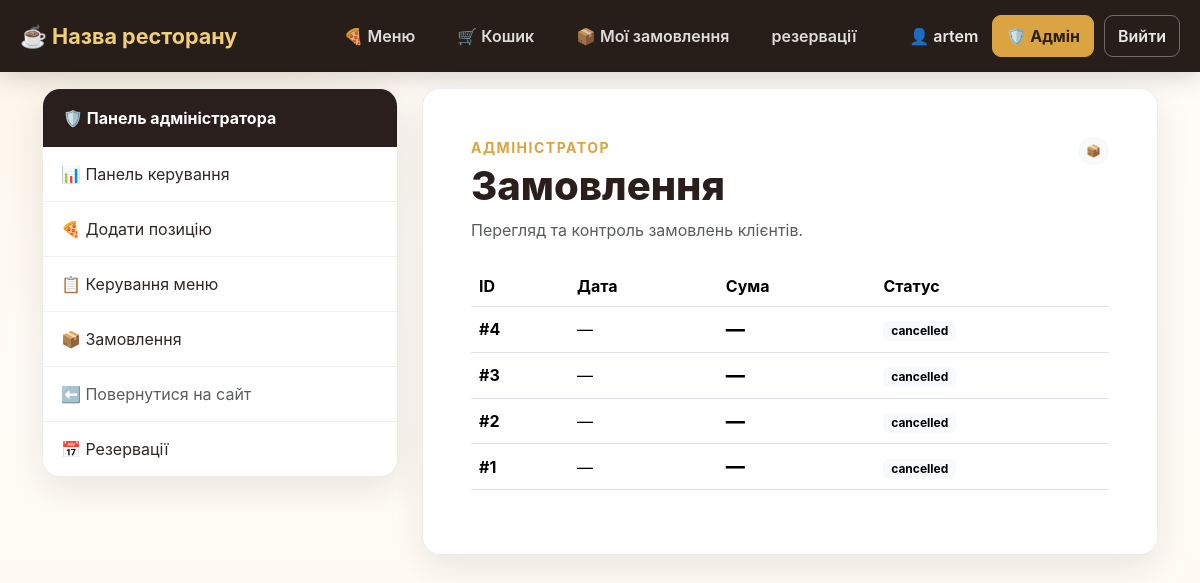
Page /admin/orders (signed in) on the earlier database version.
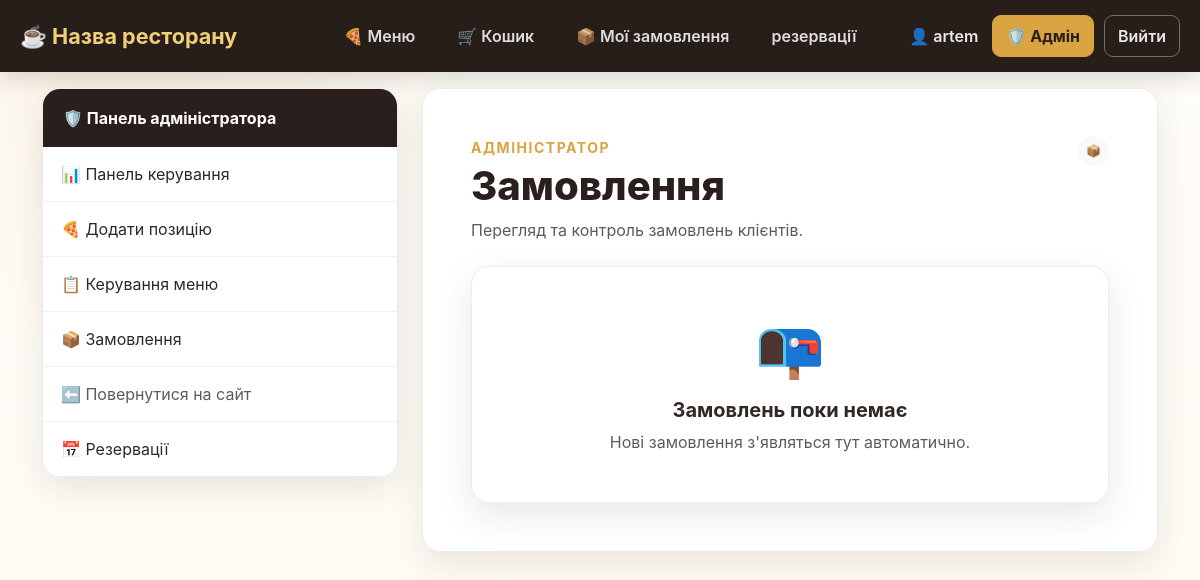
Same page on the later database version.
### online_restaurant_db.py (models this page shows, shortened)
class Base(DeclarativeBase):
    pass

class Users(Base, UserMixin):
    __tablename__ = "users"
    id: Mapped[int] = mapped_column(primary_key=True)
    nickname: Mapped[str] = mapped_column(String(100), unique=True)
    password: Mapped[str] = mapped_column(String(200))
    email: Mapped[str] = mapped_column(String(50), unique=True)
    role = Column(String(20), nullable=False, default="user")
    reservations = relationship("Reservation", foreign_keys="Reservation.user_id", back_populates="user")
    orders = relationship("Orders", foreign_keys="Orders.user_id", back_populates='user')

class Orders(Base):
    __tablename__ = "orders"
    id: Mapped[int] = mapped_column(primary_key=True)
    order_list: Mapped[dict] = mapped_column(JSON)
    order_time: Mapped[datetime] = mapped_column(DateTime)
    user_id: Mapped[int] = mapped_column(ForeignKey('users.id'))
    status: Mapped[str] = mapped_column(String(20), default='pending')
    user = relationship("Users", foreign_keys="Orders.user_id", back_populates="orders")

### online_restaurant.py (the view)
@app.route('/admin/orders')
@login_required
@admin_required
def admin_orders():
    if current_user.role != 'admin':
        return redirect(url_for('home'))
    with Session() as cursor:
        orders = cursor.query(Orders).order_by(Orders.order_time.desc()).all()
    return render_template(
        'admin_orders.html',
        orders=orders
    )

### online_restaurant.py (called while the page is built)
@app.before_request
def ensure_csrf_token():
    if "csrf_token" not in session:
        session["csrf_token"] = secrets.token_hex(16)

def admin_required(function):
    @wraps(function)
    @login_required
    def decorated_function(*args, **kwargs):
        if current_user.role != 'admin':
            return redirect(url_for('home'))
        return function(*args, **kwargs)
    return decorated_function

@login_manager.user_loader
def load_user(user_id):
    with Session() as session:
        user = session.query(Users).filter_by(id = user_id).first()
        if user:
            return user

@app.after_request
def apply_csp(response):
    nonce = secrets.token_urlsafe(16)  # Генеруємо випадковий nonce для дозволених скриптів
    csp = (
        f"default-src 'self'; "
        f"script-src 'self' 'nonce-{nonce}'; "
        f"style-src 'self'; "
        f"frame-ancestors 'none'; "
        f"base-uri 'self'; "
        f"form-action 'self'"
    )
    response.headers["Content-Security-Policy"] = csp
    response.set_cookie('nonce', nonce)
    return response

### templates/admin_orders.html (shortened to what this page needs)
<!DOCTYPE html>
<html lang="uk">
<head>
    <link rel="stylesheet" href="{{ url_for('static', filename='css/bootstrap.min.css') }}">
    <link rel="stylesheet" href="{{ url_for('static', filename='css/restaurant.css') }}">
</head>
<body>
{% include '_navigation.html' %}
<main class="container pb-5">
    <div class="row g-4">
        <aside class="col-lg-4">
            {% include '_admin_navigation.html' %}
        </aside>
        <section class="col-lg-8">
            <div class="form-card p-4 p-md-5">
                <div class="d-flex justify-content-between align-items-start gap-3 mb-4">
                    <div>
                        <div class="text-uppercase small fw-bold"
                             style="color:var(--gold);letter-spacing:1.5px">
                            Адміністратор
                        </div>
                        <h1 class="section-title mt-1 mb-2">Замовлення</h1>
                        <p class="text-muted mb-0">
                            Перегляд та контроль замовлень клієнтів.
                        </p>
                    </div>
                    <span class="badge rounded-pill text-bg-light p-2">📦</span>
                </div>
                {% if orders is defined and orders %}
                    <div class="table-responsive">
                        <table class="table align-middle">
                            <thead>
                                <tr>
                                    <th>ID</th>
                                    <th>Дата</th>
                                    <th>Сума</th>
                                    <th>Статус</th>
                                </tr>
                            </thead>
                            <tbody>
                                {% for order in orders %}
                                <tr>
                                    <td class="fw-bold">
                                        #{{ order.id }}
                                    </td>
                                    <td>
                                        {{ order.order_date if order.order_date is defined else '—' }}
                                    </td>
                                    <td class="price">
                                        {{ order.total_price if order.total_price is defined else '—' }}
                                    </td>
                                    <td>
                                        <span class="badge text-bg-light">
                                            {{ order.status if order.status is defined else 'Нове' }}
                                        </span>
                                    </td>
                                </tr>
                                {% endfor %}
                            </tbody>
                        </table>
                    </div>
                {% else %}
                    <div class="feature-card text-center py-5">
                        <div class="display-4 mb-3">📭</div>
                        <h2 class="h5 fw-bold">Замовлень поки немає</h2>
                        <p class="text-muted mb-0">
                            Нові замовлення з'являться тут автоматично.
                        </p>
                    </div>
                {% endif %}
            </div>
        </section>
    </div>
</main>
</body>
</html>

### templates/_navigation.html (shortened to what this page needs)
<nav class="restaurant-nav">
    <div class="nav-container">
        <a href="/" class="restaurant-brand">
            ☕ Назва ресторану
        </a>
        <div class="nav-links">
            {% if current_user.is_authenticated %}
                <a href="/menu" class="nav-link">
                    🍕 Меню
                </a>
                <a href="/cart" class="nav-link">
                    🛒 Кошик
                </a>
                <a href="/my_orders" class="nav-link">
                    📦 Мої замовлення
                </a>
                <a href="/reservation" class="nav-link">
                   резервації
                      </a>
            {% else %}
                <a href="/menu" class="nav-link">
                    🍕 Меню
            {% endif %}
        </div>
        <div class="nav-user">
            {% if current_user.is_authenticated %}
                <span class="username">
                    👤 {{ current_user.nickname }}
                </span>
                {% if current_user.role == 'admin' %}
                    <a href="/admin"
                       class="admin-button">
                        🛡️ Адмін
                    </a>
                {% endif %}
                <form action="/logout"
                      method="post"
                      class="logout-form">
                    <button type="submit"
                            class="logout-button">
                        Вийти
                    </button>
                </form>
            {% endif %}
        </div>
    </div>
</nav>

### templates/_admin_navigation.html
<div class="admin-card mb-4">
  <div class="card-header fw-bold">🛡️ Панель адміністратора</div>
  <div class="list-group list-group-flush">
    <a href="/admin" class="list-group-item list-group-item-action">📊 Панель керування</a>
    <a href="/add_position" class="list-group-item list-group-item-action">🍕 Додати позицію</a>
    <a href="/menu" class="list-group-item list-group-item-action">📋 Керування меню</a>
    <a href="/admin/orders" class="list-group-item list-group-item-action">📦 Замовлення</a>
    <a href="/" class="list-group-item list-group-item-action text-muted">⬅️ Повернутися на сайт</a>
    <a href="/admin/reservations" class="list-group-item list-group-item-action">📅 Резервації</a>
  </div>
</div>

### static/css/restaurant.css (style rules this page uses)
:root { --coffee-950: #211713; --coffee-900: #2b1f1d; --coffee-800: #3a2925; --coffee-700: #5a3d32; --cream: #fffaf3; --cream-2: #f6eee4; --gold: #d9a441; --gold-light: #f1cf7a; --text: #302824; --muted: #766b64; --shadow: 0 12px 35px rgba(43, 31, 29, .10); --radius: 18px; }
* { box-sizing: border-box; }
body { margin: 0; min-height: 100vh; color: var(--text); background: radial-gradient( circle at 10% 0%, rgba(217, 164, 65, .10), transparent 28% ), linear-gradient( 180deg, #fffdf9 0%, var(--cream) 100% ); font-family: Inter, system-ui, -apple-system, BlinkMacSystemFont, "Segoe UI", sans-serif; }
.restaurant-nav { width: 100%; background: rgba(33, 23, 19, 0.97); box-shadow: 0 5px 25px rgba(33, 23, 19, 0.18); margin-bottom: 16px; }
.nav-container { width: min(1400px, calc(100% - 40px)); min-height: 72px; margin: 0 auto; display: grid; grid-template-columns: 1fr auto 1fr; align-items: center; }
.restaurant-brand { justify-self: start; color: var(--gold-light); text-decoration: none; font-size: 1.35rem; font-weight: 700; white-space: nowrap; transition: color .2s ease; }
.nav-links { display: flex; align-items: center; justify-content: center; gap: 10px; }
.nav-links .nav-link { display: inline-flex; align-items: center; justify-content: center; padding: 10px 16px; color: rgba(255, 255, 255, .85); text-decoration: none; font-weight: 600; white-space: nowrap; border-radius: 10px; transition: color .2s ease, background .2s ease, transform .2s ease; }
.nav-user { justify-self: end; display: flex; align-items: center; gap: 10px; }
.username { color: rgba(255, 255, 255, .9); font-weight: 600; white-space: nowrap; padding: 8px 4px; }
.admin-button { display: inline-flex; align-items: center; justify-content: center; padding: 8px 13px; color: #2b1f1d; background: var(--gold); border: 1px solid var(--gold); border-radius: 9px; text-decoration: none; font-weight: 700; white-space: nowrap; transition: .2s ease; }
.logout-form { margin: 0; }
.logout-button { padding: 8px 13px; color: rgba(255, 255, 255, .9); background: transparent; border: 1px solid rgba(255, 255, 255, .35); border-radius: 9px; font-weight: 600; cursor: pointer; white-space: nowrap; transition: .2s ease; }
.section-title { font-weight: 800; color: var(--coffee-900); }
.feature-card, .auth-card, .form-card, .menu-card, .admin-card { background: rgba(255, 255, 255, .94); border: 1px solid rgba(90, 61, 50, .10); border-radius: var(--radius); box-shadow: var(--shadow); }
.feature-card { padding: 28px; height: 100%; transition: transform .2s ease, box-shadow .2s ease; }
.admin-card { overflow: hidden; }
.admin-card .card-header { background: var(--coffee-900); color: white; padding: 17px 20px; }
.admin-card .list-group-item { border-color: rgba(90, 61, 50, .08); padding: 15px 18px; color: var(--text); transition: .2s; }

Differences in the rows shown:
removed Orders: id "4", order_date "—", total_price "—", status "cancelled"
removed Orders: id "3", order_date "—", total_price "—", status "cancelled"
removed Orders: id "2", order_date "—", total_price "—", status "cancelled"
removed Orders: id "1", order_date "—", total_price "—", status "cancelled"
Other differences:
text no longer shown: "ID Дата Сума Статус"
text now shown: "📭 Замовлень поки немає Нові замовлення з'являться тут автоматично."
